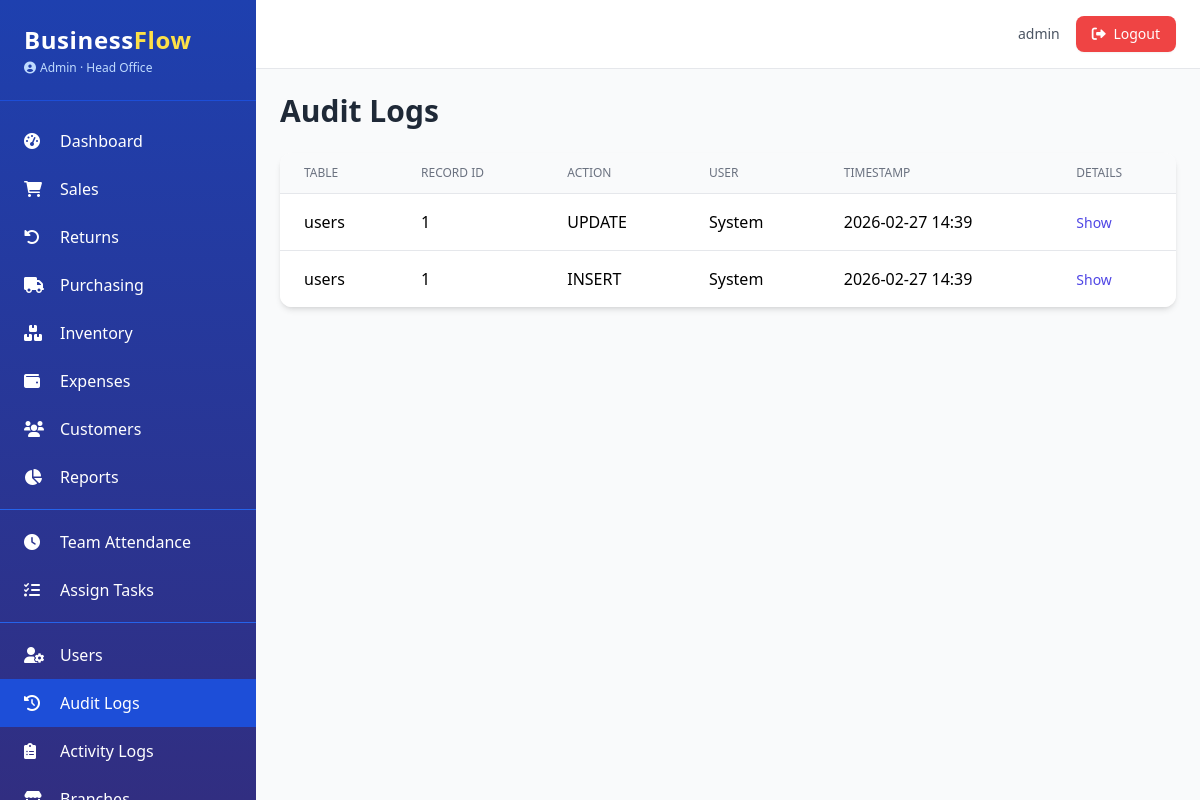
Page /admin/audit-logs (signed in) on the earlier database version.
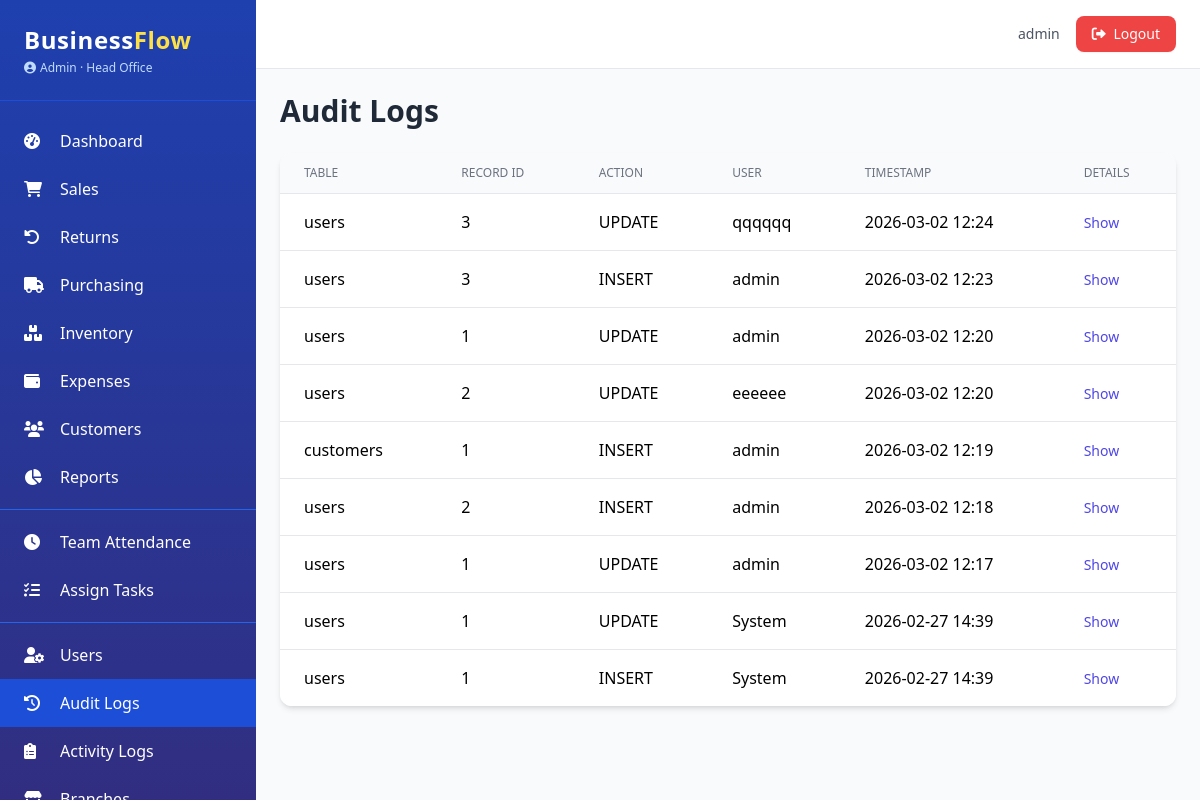
Same page on the later database version.
### app.py (models this page shows, shortened)
class AuditMixin:
    @declared_attr
    def created_at(cls):
        return db.Column(db.DateTime, default=datetime.utcnow)

class SoftDeleteMixin:
    @classmethod
    def query_active(cls):
        return cls.query.filter(cls.deleted_at.is_(None))

class User(UserMixin, db.Model, AuditMixin, SoftDeleteMixin):
    __tablename__ = 'users'
    id = db.Column(db.Integer, primary_key=True)
    username = db.Column(db.String(80), unique=True, nullable=False)
    email = db.Column(db.String(120), unique=True, nullable=False)
    password_hash = db.Column(db.String(200), nullable=False)
    role = db.Column(db.String(20), nullable=False, default='Staff')
    branch_id = db.Column(db.Integer, db.ForeignKey('branches.id'), nullable=True)
    active = db.Column(db.Boolean, default=True)
    locale = db.Column(db.String(5), default='en')
    phone = db.Column(db.String(20))
    avatar = db.Column(db.String(200))
    last_login = db.Column(db.DateTime)
    branch = db.relationship('Branch', backref='users')
    permissions = db.Column(db.JSON, default=list)
    salary = db.Column(db.Float, nullable=True)
    pay_cycle = db.Column(db.String(20), default='monthly')
    bank_account = db.Column(db.String(50))
    tax_id = db.Column(db.String(50))
    @property
    def is_admin(self):
        return self.role == 'Admin'
    def has_permission(self, perm):
        if self.is_admin:
            return True
        return perm in (self.permissions or [])

class Branch(db.Model):
    __tablename__ = 'branches'
    id = db.Column(db.Integer, primary_key=True)
    name = db.Column(db.String(100), nullable=False)
    location = db.Column(db.String(200))
    phone = db.Column(db.String(20))
    email = db.Column(db.String(120))
    is_active = db.Column(db.Boolean, default=True)
    currency = db.Column(db.String(3), default='USD')
    created_at = db.Column(db.DateTime, default=datetime.utcnow)

class AuditLog(db.Model):
    __tablename__ = 'audit_logs'
    id = db.Column(db.Integer, primary_key=True)
    table_name = db.Column(db.String(50), nullable=False)
    record_id = db.Column(db.Integer, nullable=False)
    action = db.Column(db.String(10), nullable=False)
    old_values = db.Column(db.Text, nullable=True)
    new_values = db.Column(db.Text, nullable=True)
    user_id = db.Column(db.Integer, db.ForeignKey('users.id'), nullable=True)
    timestamp = db.Column(db.DateTime, default=datetime.utcnow)
    user = db.relationship('User', foreign_keys=[user_id])
    __table_args__ = (
        Index('ix_audit_table_record', table_name, record_id),
        Index('ix_audit_timestamp', timestamp.desc()),
    )

### app.py (the view)
@admin_bp.route('/audit-logs')
@login_required
@admin_required
def audit_logs():
    page = request.args.get('page', 1, type=int)
    per_page = app.config.get('ITEMS_PER_PAGE', 20)
    pagination = AuditLog.query.order_by(AuditLog.timestamp.desc()).paginate(page=page, per_page=per_page, error_out=False)
    return render_template('admin/audit_logs.html', pagination=pagination)

### app.py (called while the page is built)
@login_manager.user_loader
def load_user(user_id):
    return User.query_active().filter_by(id=int(user_id)).first()

def admin_required(f):
    @wraps(f)
    def decorated(*args, **kwargs):
        if not current_user.is_authenticated or not current_user.is_admin:
            abort(403)
        return f(*args, **kwargs)
    return decorated

@app.context_processor
def inject_now():
    return {'now': datetime.utcnow(), 'current_year': datetime.utcnow().year}

### templates/admin/audit_logs.html (shortened to what this page needs)
{% extends "base.html" %}
{% block content %}
<h1 class="text-3xl font-bold text-gray-800 mb-6">Audit Logs</h1>
<div class="bg-white rounded-xl shadow-md overflow-hidden">
    <table class="min-w-full divide-y divide-gray-200">
        <thead class="bg-gray-50">
            <tr>
                <th class="px-6 py-3 text-left text-xs font-medium text-gray-500 uppercase">Table</th>
                <th class="px-6 py-3 text-left text-xs font-medium text-gray-500 uppercase">Record ID</th>
                <th class="px-6 py-3 text-left text-xs font-medium text-gray-500 uppercase">Action</th>
                <th class="px-6 py-3 text-left text-xs font-medium text-gray-500 uppercase">User</th>
                <th class="px-6 py-3 text-left text-xs font-medium text-gray-500 uppercase">Timestamp</th>
                <th class="px-6 py-3 text-left text-xs font-medium text-gray-500 uppercase">Details</th>
            </tr>
        </thead>
        <tbody class="bg-white divide-y divide-gray-200">
            {% for log in pagination.items %}
            <tr class="hover:bg-gray-50">
                <td class="px-6 py-4 whitespace-nowrap">{{ log.table_name }}</td>
                <td class="px-6 py-4 whitespace-nowrap">{{ log.record_id }}</td>
                <td class="px-6 py-4 whitespace-nowrap">{{ log.action }}</td>
                <td class="px-6 py-4 whitespace-nowrap">{{ log.user.username if log.user else 'System' }}</td>
                <td class="px-6 py-4 whitespace-nowrap">{{ log.timestamp.strftime('%Y-%m-%d %H:%M') }}</td>
                <td class="px-6 py-4">
                    <button onclick="toggleDetails({{ log.id }})" class="text-indigo-600 hover:text-indigo-900 text-sm">Show</button>
                </td>
            </tr>
            {% endfor %}
        </tbody>
    </table>
</div>
{% endblock %}

### templates/base.html (shortened to what this page needs)
<!DOCTYPE html>
<html lang="en">
<head>
    <script src="https://cdn.tailwindcss.com"></script>
    <link rel="stylesheet" href="https://cdnjs.cloudflare.com/ajax/libs/font-awesome/6.0.0-beta3/css/all.min.css">
</head>
<body class="bg-gray-50 font-sans antialiased">
    <div class="flex h-screen">
        <aside class="w-64 bg-gradient-to-b from-blue-800 to-indigo-900 text-white flex-shrink-0 hidden md:block overflow-y-auto shadow-xl">
            <div class="p-6 border-b border-blue-700">
                <h1 class="text-2xl font-bold tracking-wide">Business<span class="text-yellow-300">Flow</span></h1>
                <p class="text-xs text-blue-200 mt-1 flex items-center">
                    <i class="fas fa-user-circle mr-1"></i> {{ current_user.role }}
                    {% if current_user.branch %}
                        · {{ current_user.branch.name }}
                    {% endif %}
                </p>
            </div>
            <nav class="mt-4 pb-6">
                {% if current_user.has_permission('access_dashboard') or current_user.is_admin %}
                <a href="{{ url_for('dashboard.index') }}" class="flex items-center py-3 px-6 hover:bg-blue-700 transition {% if request.endpoint and request.endpoint == 'dashboard.index' %}bg-blue-700{% endif %}">
                    <i class="fas fa-tachometer-alt w-6"></i><span class="ml-3">Dashboard</span>
                </a>
                {% endif %}
                {% if current_user.has_permission('view_sales') %}
                <a href="{{ url_for('sales.list') }}" class="flex items-center py-3 px-6 hover:bg-blue-700 transition {% if request.endpoint and request.endpoint.startswith('sales.') %}bg-blue-700{% endif %}">
                    <i class="fas fa-shopping-cart w-6"></i><span class="ml-3">Sales</span>
                </a>
                {% endif %}
                {% if current_user.has_permission('view_sales') %}
                <a href="{{ url_for('returns.list') }}" class="flex items-center py-3 px-6 hover:bg-blue-700 transition {% if request.endpoint and request.endpoint.startswith('returns.') %}bg-blue-700{% endif %}">
                    <i class="fas fa-undo-alt w-6"></i><span class="ml-3">Returns</span>
                </a>
                {% endif %}
                {% if current_user.has_permission('view_purchases') %}
                <a href="{{ url_for('purchasing.purchase_order_list') }}" class="flex items-center py-3 px-6 hover:bg-blue-700 transition {% if request.endpoint and request.endpoint.startswith('purchasing.') %}bg-blue-700{% endif %}">
                    <i class="fas fa-truck w-6"></i><span class="ml-3">Purchasing</span>
                </a>
                {% endif %}
                {% if current_user.has_permission('view_inventory') %}
                <a href="{{ url_for('inventory.product_list') }}" class="flex items-center py-3 px-6 hover:bg-blue-700 transition {% if request.endpoint and request.endpoint.startswith('inventory.') %}bg-blue-700{% endif %}">
                    <i class="fas fa-boxes w-6"></i><span class="ml-3">Inventory</span>
                </a>
                {% endif %}
                {% if current_user.has_permission('view_expenses') %}
                <a href="{{ url_for('expenses.list') }}" class="flex items-center py-3 px-6 hover:bg-blue-700 transition {% if request.endpoint and request.endpoint.startswith('expenses.') %}bg-blue-700{% endif %}">
                    <i class="fas fa-wallet w-6"></i><span class="ml-3">Expenses</span>
                </a>
                {% endif %}
                {% if current_user.has_permission('view_customers') %}
                <a href="{{ url_for('crm.customer_list') }}" class="flex items-center py-3 px-6 hover:bg-blue-700 transition {% if request.endpoint and request.endpoint.startswith('crm.') %}bg-blue-700{% endif %}">
                    <i class="fas fa-users w-6"></i><span class="ml-3">Customers</span>
                </a>
                {% endif %}
                {% if current_user.has_permission('view_reports') %}
                <a href="{{ url_for('reports.index') }}" class="flex items-center py-3 px-6 hover:bg-blue-700 transition {% if request.endpoint and request.endpoint.startswith('reports.') %}bg-blue-700{% endif %}">
                    <i class="fas fa-chart-pie w-6"></i><span class="ml-3">Reports</span>
                </a>
                {% endif %}
                {% if current_user.has_permission('manage_team') %}
                <div class="border-t border-blue-600 my-2"></div>
                <a href="#" class="flex items-center py-3 px-6 hover:bg-blue-700 transition">
                    <i class="fas fa-clock w-6"></i><span class="ml-3">Team Attendance</span>
                </a>
                <a href="#" class="flex items-center py-3 px-6 hover:bg-blue-700 transition">
                    <i class="fas fa-tasks w-6"></i><span class="ml-3">Assign Tasks</span>
                </a>
                {% endif %}
                {% if current_user.has_permission('manage_users') %}
                <div class="border-t border-blue-600 my-2"></div>
                <a href="{{ url_for('admin.users') }}" class="flex items-center py-3 px-6 hover:bg-blue-700 transition {% if request.endpoint and request.endpoint == 'admin.users' %}bg-blue-700{% endif %}">
                    <i class="fas fa-user-cog w-6"></i><span class="ml-3">Users</span>
                </a>
                <a href="{{ url_for('admin.audit_logs') }}" class="flex items-center py-3 px-6 hover:bg-blue-700 transition {% if request.endpoint and request.endpoint == 'admin.audit_logs' %}bg-blue-700{% endif %}">
                    <i class="fas fa-history w-6"></i><span class="ml-3">Audit Logs</span>
                </a>
                <a href="{{ url_for('admin.activity_logs') }}" class="flex items-center py-3 px-6 hover:bg-blue-700 transition {% if request.endpoint and request.endpoint == 'admin.activity_logs' %}bg-blue-700{% endif %}">
                    <i class="fas fa-clipboard-list w-6"></i><span class="ml-3">Activity Logs</span>
                </a>
                <a href="#" class="flex items-center py-3 px-6 hover:bg-blue-700 transition">
                    <i class="fas fa-store w-6"></i><span class="ml-3">Branches</span>
                </a>
                {% endif %}
            </nav>
        </aside>
        <div class="flex-1 flex flex-col overflow-hidden">
            <header class="bg-white shadow-sm border-b border-gray-200">
                <div class="flex justify-between items-center py-4 px-6">
                    <div class="flex items-center space-x-4 ml-auto">
                        <span class="text-sm text-gray-600">{{ current_user.username }}</span>
                        <a href="{{ url_for('auth.logout') }}" class="bg-red-500 hover:bg-red-600 text-white px-4 py-2 rounded-lg text-sm transition shadow-sm">
                            <i class="fas fa-sign-out-alt mr-1"></i> Logout
                        </a>
                    </div>
                </div>
            </header>
            <main class="flex-1 overflow-y-auto p-6 bg-gray-50">
                {% block content %}{% endblock %}
            </main>
        </div>
    </div>
</body>
</html>

Differences in the rows shown:
added AuditLog: table_name "users", record_id "3", action "UPDATE", user "qqqqqq", timestamp "2026-03-02 12:24"
added AuditLog: table_name "users", record_id "3", action "INSERT", user "admin", timestamp "2026-03-02 12:23"
added AuditLog: table_name "users", record_id "1", action "UPDATE", user "admin", timestamp "2026-03-02 12:20"
added AuditLog: table_name "users", record_id "2", action "UPDATE", user "eeeeee", timestamp "2026-03-02 12:20"
added AuditLog: table_name "customers", record_id "1", action "INSERT", user "admin", timestamp "2026-03-02 12:19"
added AuditLog: table_name "users", record_id "2", action "INSERT", user "admin", timestamp "2026-03-02 12:18"
added AuditLog: table_name "users", record_id "1", action "UPDATE", user "admin", timestamp "2026-03-02 12:17"
